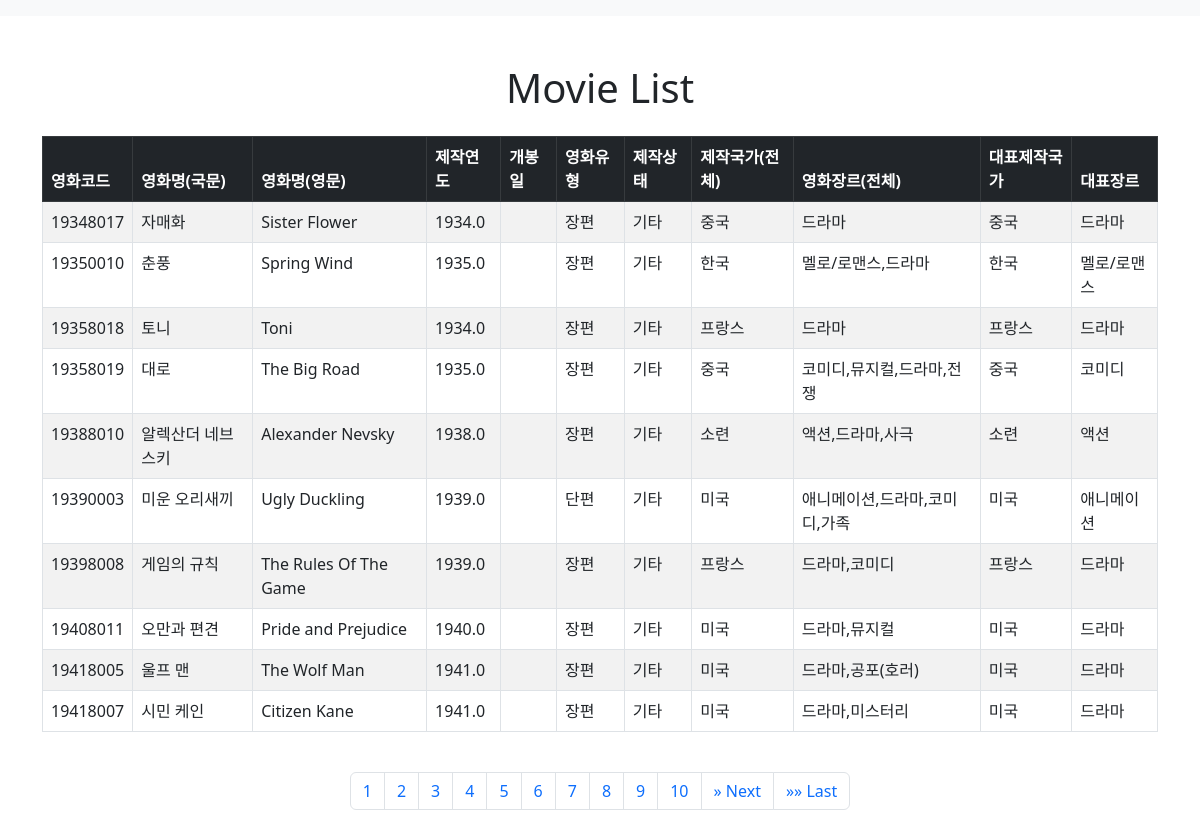
The app's page /movies/bootstrap?page=2 with its own data.
### kmdb/models.py (models this page shows, shortened)
class Movie(models.Model):
    movieCd = models.IntegerField(primary_key=True)
    movieNm = models.TextField()
    movieNmEn = models.TextField()
    prdtYear = models.FloatField()
    openDt = models.FloatField()
    typeNm = models.TextField()
    prdtStatNm = models.TextField()
    nationAlt = models.TextField()
    genreAlt = models.TextField()
    repNationNm = models.TextField()
    repGenreNm = models.TextField()
    class Meta:
        db_table = 'movies'

### kmdb/views.py (the view)
# urls.py: path('bootstrap', views.movie_bootstrap, name ='movie_bootstrap'),
def movie_bootstrap(request):
    movies = Movie.objects.all()
    pageSize = 10
    paginator = Paginator(movies, pageSize)
    pageNumber = request.GET.get('page') # 사용자가 요청한 페이지 번호
    movieList = paginator.get_page(pageNumber)
    pageCount = 10
    totalPage = paginator.num_pages
    if pageNumber == None:# 처음 시작 되었을 때
        pageNumber = 1
        beginPage = 1
        endPage = 10
    else: # 사용자가 pagination의 숫자를 눌렀을때
        print('pageNumber=' + pageNumber) #파라미터들이 문자열로 넘어옵니다.
        pageNumber = int(pageNumber) #넘어온 문자열을 정수형으로 바꿉니다.
        beginPage = (pageNumber-1)//pageSize*pageSize + 1
        endPage = beginPage + pageCount - 1
        if(totalPage < endPage):
            endPage = totalPage
    has_previous = pageNumber > pageCount
    print('has_previous=' + str(has_previous))
    has_next = pageNumber < (totalPage//pageCount*pageCount + 1)
    print('has_next=' + str(has_next))
    print('beginPage=' +str(beginPage))
    print('endPage=' + str(endPage))
    page_range = range(int(beginPage), int(endPage)+1)
    context = {'movieList':movieList, 'beginPage':beginPage, 'endPage':endPage, 'page_range':page_range, 'has_previous':has_previous, 'has_next':has_next}
    return render(request, 'kmdb/movie_bootstrap.html', context)

### kmdb/templates/kmdb/movie_bootstrap.html (shortened to what this page needs)
{% extends 'base.html' %}
{% block content %}
<h1 class="text-center mb-4">Movie List</h1>
<div class="table-responsive">
    <table class="table table-bordered table-striped table-hover">
        <thead class="table-dark">
        <tr>
            <th>영화코드</th>
            <th>영화명(국문)</th>
            <th>영화명(영문)</th>
            <th>제작연도</th>
            <th>개봉일</th>
            <th>영화유형</th>
            <th>제작상태</th>
            <th>제작국가(전체)</th>
            <th>영화장르(전체)</th>
            <th>대표제작국가</th>
            <th>대표장르</th>
        </tr>
        </thead>
        <tbody>
        {% for movie in movieList %}
        <tr>
            <td>{{ movie.movieCd }}</td>
            <td>{{ movie.movieNm }}</td>
            <td>{{ movie.movieNmEn }}</td>
            <td>{{ movie.prdtYear }}</td>
            <td>{{ movie.openDt|default:"" }}</td>
            <td>{{ movie.typeNm }}</td>
            <td>{{ movie.prdtStatNm }}</td>
            <td>{{ movie.nationAlt }}</td>
            <td>{{ movie.genreAlt }}</td>
            <td>{{ movie.repNationNm }}</td>
            <td>{{ movie.repGenreNm }}</td>
        </tr>
        {% endfor %}
        </tbody>
    </table>
</div>
<nav aria-label="Page navigation" class="my-4">
    <ul class="pagination justify-content-center">
        {% for i in page_range %}
            <li class="page-item"><a class="page-link" href="?page={{i}}">{{i}}</a></li>
        {% endfor %}
        {% if has_next %}
        <li class="page-item">
            <a class="page-link" href="?page={{endPage|add:1}}" aria-label="Next">
                <span aria-hidden="true">&raquo;</span>
                <span class="sr-only">Next</span>
            </a>
        </li>
        <li class="page-item">
            <a class="page-link" href="?page={{movieList.paginator.num_pages}}" aria-label="Last">
                <span aria-hidden="true">&raquo;&raquo;</span>
                <span class="sr-only">Last</span>
            </a>
        </li>
        {% endif %}
    </ul>
</nav>
{% endblock %}

### records on screen
Movie: movieCd "19348017", movieNm "자매화", movieNmEn "Sister Flower", prdtYear "1934.0", typeNm "장편", prdtStatNm "기타", nationAlt "중국", genreAlt "드라마", repNationNm "중국", repGenreNm "드라마"
Movie: movieCd "19350010", movieNm "춘풍", movieNmEn "Spring Wind", prdtYear "1935.0", typeNm "장편", prdtStatNm "기타", nationAlt "한국", genreAlt "멜로/로맨스,드라마", repNationNm "한국", repGenreNm "멜로/로맨스"
Movie: movieCd "19358018", movieNm "토니", movieNmEn "Toni", prdtYear "1934.0", typeNm "장편", prdtStatNm "기타", nationAlt "프랑스", genreAlt "드라마", repNationNm "프랑스", repGenreNm "드라마"
Movie: movieCd "19358019", movieNm "대로", movieNmEn "The Big Road", prdtYear "1935.0", typeNm "장편", prdtStatNm "기타", nationAlt "중국", genreAlt "코미디,뮤지컬,드라마,전쟁", repNationNm "중국", repGenreNm "코미디"
Movie: movieCd "19388010", movieNm "알렉산더 네브스키", movieNmEn "Alexander Nevsky", prdtYear "1938.0", typeNm "장편", prdtStatNm "기타", nationAlt "소련", genreAlt "액션,드라마,사극", repNationNm "소련", repGenreNm "액션"
Movie: movieCd "19390003", movieNm "미운 오리새끼", movieNmEn "Ugly Duckling", prdtYear "1939.0", typeNm "단편", prdtStatNm "기타", nationAlt "미국", genreAlt "애니메이션,드라마,코미디,가족", repNationNm "미국", repGenreNm "애니메이션"
Movie: movieCd "19398008", movieNm "게임의 규칙", movieNmEn "The Rules Of The Game", prdtYear "1939.0", typeNm "장편", prdtStatNm "기타", nationAlt "프랑스", genreAlt "드라마,코미디", repNationNm "프랑스", repGenreNm "드라마"
Movie: movieCd "19408011", movieNm "오만과 편견", movieNmEn "Pride and Prejudice", prdtYear "1940.0", typeNm "장편", prdtStatNm "기타", nationAlt "미국", genreAlt "드라마,뮤지컬", repNationNm "미국", repGenreNm "드라마"
Movie: movieCd "19418005", movieNm "울프 맨", movieNmEn "The Wolf Man", prdtYear "1941.0", typeNm "장편", prdtStatNm "기타", nationAlt "미국", genreAlt "드라마,공포(호러)", repNationNm "미국", repGenreNm "드라마"
Movie: movieCd "19418007", movieNm "시민 케인", movieNmEn "Citizen Kane", prdtYear "1941.0", typeNm "장편", prdtStatNm "기타", nationAlt "미국", genreAlt "드라마,미스터리", repNationNm "미국", repGenreNm "드라마"

### other values on screen
{{ i }} "1" "2" "3" "4" "5" "6" "7" "8" "9" "10"
